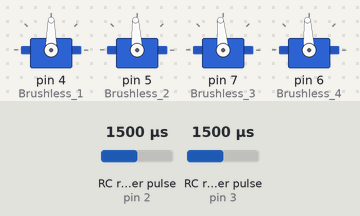
Bench run of a sketch on a simulated Arduino Uno, built with avr-gcc and run on an emulated ATmega328P. Parts: 4 × servo. Wiring (inferred from the names in the program): 2 × RC receiver channel: data pin 2 / data pin 3. The test bench sets the inputs (shaded band); at power-on: RC receiver pulse (sensors on pin 2, pin 3) 1500 µs.

Above: at 1.2 s.
1.3 s: RC receiver pulse (sensor on pin 2) set to 1020 µs
At 2.5 s:
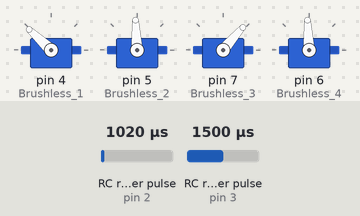
2.8 s: RC receiver pulse (sensor on pin 3) set to 1020 µs
At 3.7 s:
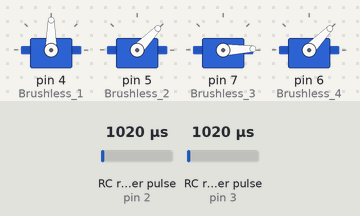
4.3 s: RC receiver pulse (sensor on pin 2) set to 1250 µs
At 4.8 s:
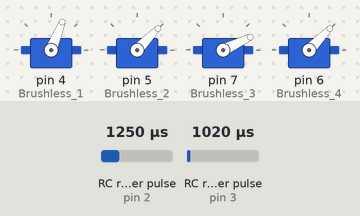
5.8 s: RC receiver pulse (sensor on pin 3) set to 1250 µs
At 7.0 s:
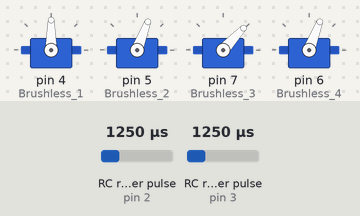
7.3 s: RC receiver pulse (sensor on pin 2) set to 1500 µs
At 8.3 s:
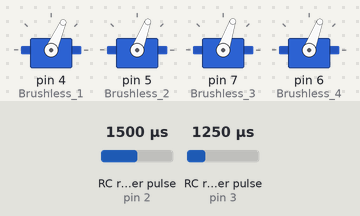
8.8 s: RC receiver pulse (sensor on pin 3) set to 1750 µs
At 9.5 s:
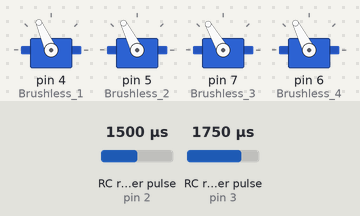
Timing chart, 0 to 11.3 s (numbered marks = the images above; inputs shaded):
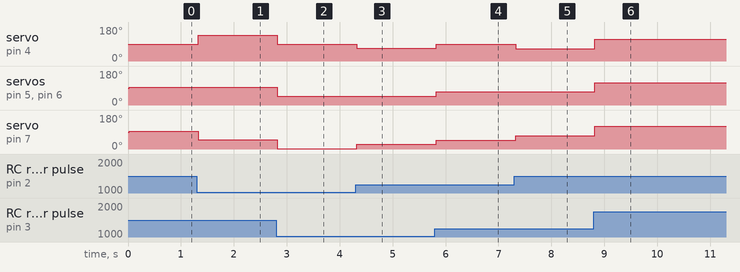

Measured:
- after the input at 1.3 s, servo on pin 4 (Brushless_1): 90° → 137° at once; servo on pin 7 (Brushless_3): 95° → 49° at once
- after the input at 2.8 s, servo on pin 4 (Brushless_1): 137° → 90° at once; servo on pin 5 (Brushless_2), servo on pin 6 (Brushless_4): 93° → 46° at once; servo on pin 7 (Brushless_3): 49° → 2° at once
- after the input at 4.3 s, servo on pin 4 (Brushless_1): 90° → 68° at once; servo on pin 7 (Brushless_3): 2° → 25° at once
- after the input at 5.8 s, servo on pin 4 (Brushless_1): 68° → 90° at once; servo on pin 5 (Brushless_2), servo on pin 6 (Brushless_4): 46° → 69° at once; servo on pin 7 (Brushless_3): 25° → 47° at once
- after the input at 7.3 s, servo on pin 4 (Brushless_1): 90° → 66° at once; servo on pin 7 (Brushless_3): 47° → 71° at once
- after the input at 8.8 s, servo on pin 4 (Brushless_1): 66° → 114° at once; servo on pin 5 (Brushless_2), servo on pin 6 (Brushless_4): 69° → 117° at once; servo on pin 7 (Brushless_3): 71° → 120° at once

The sketch:

RC_test.ino
```cpp
#include <Servo.h>


// These bit flags are set in bUpdateFlagsShared to indicate which
// channels have new signals
#define THROTTLE_FLAG 1
#define ROLL_FLAG 2
#define PITCH_FLAG 4

#define THROTTLE_IN_PIN 3
#define ROLL_IN_PIN 19
#define PITCH_IN_PIN 2

// holds the update flags defined above
volatile uint8_t bUpdateFlagsShared;

volatile uint16_t unThrottleInShared;
volatile uint16_t unRollInShared;
volatile uint16_t unPitchInShared;

volatile uint16_t rollRemoteOffset=1488;
volatile uint16_t PitchRemoteOffset=1472;


uint32_t ulThrottleStart;
uint32_t ulRollStart;
uint32_t ulPitchStart;


Servo Brushless_1;
Servo Brushless_2;
Servo Brushless_3;
Servo Brushless_4;


void setup()
{
  Serial.begin(9600);
  attachInterrupt(4, calcRoll, CHANGE);  //pin2   Roll
  attachInterrupt(1, calcThrottle, CHANGE);  //pin3   Throttle
  attachInterrupt(0, calcPitch, CHANGE);  //pin 19 Pitch


  Brushless_1.attach(4); //red bar back
  Brushless_2.attach(5); //black bar left
  Brushless_3.attach(7); // red bar front
  Brushless_4.attach(6); //black bar right
}


void loop()
{

  // create local variables to hold a local copies of the channel inputs
  // these are declared static so that thier values will be retained
  // between calls to loop.
  static uint16_t unThrottleIn;
  static uint16_t unRollIn;
  static uint16_t unPitchIn;
  // local copy of update flags
  static uint8_t bUpdateFlags;

  static int16_t rollValue;
  static int16_t pitchValue;

    // check shared update flags to see if any channels have a new signal
   //******************************Calculate RC*****************************************//
  if(bUpdateFlagsShared)
  {
    noInterrupts(); // turn interrupts off quickly while we take local copies of the shared variables

      // take a local copy of which channels were updated in case we need to use this in the rest of loop
    bUpdateFlags = bUpdateFlagsShared;

    // in the current code, the shared values are always populated
    // so we could copy them without testing the flags
    // however in the future this could change, so lets
    // only copy when the flags tell us we can.

    if(bUpdateFlags & THROTTLE_FLAG)
    {
      unThrottleIn = unThrottleInShared;
     // Serial.println(unThrottleIn);
    }

    if(bUpdateFlags & PITCH_FLAG)
    {
      unPitchIn = unPitchInShared;
      pitchValue = unPitchIn - PitchRemoteOffset;
     // Serial.println(unPitchInShared); //1472
    // Serial.println(pitchValue);
    }

    if(bUpdateFlags & ROLL_FLAG)
    {
      unRollIn = unRollInShared;
      rollValue= unRollIn - rollRemoteOffset;
    //  Serial.println(unRollInShared);  //1484
   // Serial.println(rollValue);

    }

    // clear shared copy of updated flags as we have already taken the updates
    // we still have a local copy if we need to use it in bUpdateFlags
    bUpdateFlagsShared = 0;

    interrupts(); // we have local copies of the inputs, so now we can turn interrupts back on
    // as soon as interrupts are back on, we can no longer use the shared copies, the interrupt
    // service routines own these and could update them at any time. During the update, the
    // shared copies may contain junk. Luckily we have our local copies to work with :-)
  }
  //******************************Take action*****************************************//
  if(bUpdateFlags & THROTTLE_FLAG)
  {

      Brushless_1.writeMicroseconds(unThrottleIn-pitchValue);
      Brushless_2.writeMicroseconds(unThrottleIn+rollValue);
      Brushless_3.writeMicroseconds(unThrottleIn+pitchValue);
      Brushless_4.writeMicroseconds(unThrottleIn-rollValue);


  bUpdateFlags = 0;
}
}


//**************************** RC Interrupt ********************************//
void calcThrottle()
{
  // if the pin is high, its a rising edge of the signal pulse, so lets record its value
  if(digitalRead(THROTTLE_IN_PIN) == HIGH)
  {
    ulThrottleStart = micros();
  }
  else
  {
    // else it must be a falling edge, so lets get the time and subtract the time of the rising edge
    // this gives use the time between the rising and falling edges i.e. the pulse duration.
    unThrottleInShared = (uint16_t)(micros() - ulThrottleStart);
    // use set the throttle flag to indicate that a new throttle signal has been received
    bUpdateFlagsShared |= THROTTLE_FLAG;
  }
}

void calcRoll()
{
  if(digitalRead(ROLL_IN_PIN) == HIGH)
  {
    ulRollStart = micros();

  }
  else
  {
    unRollInShared = (uint16_t)(micros() - ulRollStart);
    bUpdateFlagsShared |= ROLL_FLAG;
  }
}

void calcPitch()
{
  if(digitalRead(PITCH_IN_PIN) == HIGH)
  {
    ulPitchStart = micros();
  }
  else
  {
    unPitchInShared = (uint16_t)(micros() - ulPitchStart);
    bUpdateFlagsShared |= PITCH_FLAG;
  }
}
```
